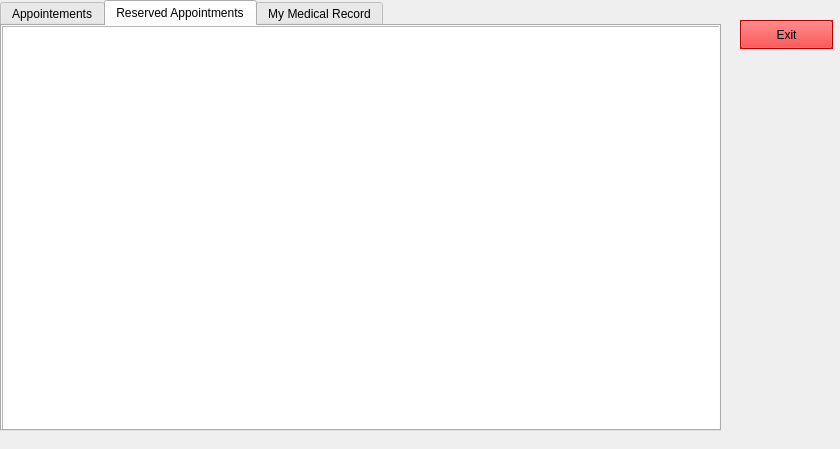
<?xml version="1.0" encoding="UTF-8"?>
<ui version="4.0">
 <class>user</class>
 <widget class="QWidget" name="user">
  <property name="geometry">
   <rect>
    <x>0</x>
    <y>0</y>
    <width>840</width>
    <height>449</height>
   </rect>
  </property>
  <property name="windowTitle">
   <string>Form</string>
  </property>
  <widget class="QLabel" name="bglabel">
   <property name="geometry">
    <rect>
     <x>0</x>
     <y>0</y>
     <width>831</width>
     <height>481</height>
    </rect>
   </property>
   <property name="text">
    <string/>
   </property>
  </widget>
  <widget class="QTabWidget" name="tabWidget">
   <property name="geometry">
    <rect>
     <x>0</x>
     <y>0</y>
     <width>721</width>
     <height>431</height>
    </rect>
   </property>
   <property name="currentIndex">
    <number>1</number>
   </property>
   <widget class="QWidget" name="tab">
    <attribute name="title">
     <string>Appointements</string>
    </attribute>
    <widget class="QTableWidget" name="appointments">
     <property name="geometry">
      <rect>
       <x>0</x>
       <y>0</y>
       <width>721</width>
       <height>411</height>
      </rect>
     </property>
    </widget>
   </widget>
   <widget class="QWidget" name="tab_2">
    <attribute name="title">
     <string>Reserved Appointments</string>
    </attribute>
    <widget class="QTableWidget" name="ownAppointments">
     <property name="geometry">
      <rect>
       <x>0</x>
       <y>0</y>
       <width>721</width>
       <height>411</height>
      </rect>
     </property>
    </widget>
   </widget>
   <widget class="QWidget" name="tab_4">
    <attribute name="title">
     <string>My Medical Record</string>
    </attribute>
    <widget class="QLabel" name="recordlabel">
     <property name="geometry">
      <rect>
       <x>110</x>
       <y>100</y>
       <width>501</width>
       <height>191</height>
      </rect>
     </property>
     <property name="autoFillBackground">
      <bool>true</bool>
     </property>
     <property name="text">
      <string>:</string>
     </property>
    </widget>
   </widget>
  </widget>
  <widget class="QPushButton" name="pushButton">
   <property name="geometry">
    <rect>
     <x>740</x>
     <y>20</y>
     <width>93</width>
     <height>29</height>
    </rect>
   </property>
   <property name="palette">
    <palette>
     <active>
      <colorrole role="WindowText">
       <brush brushstyle="SolidPattern">
        <color alpha="255">
         <red>0</red>
         <green>0</green>
         <blue>0</blue>
        </color>
       </brush>
      </colorrole>
      <colorrole role="Button">
       <brush brushstyle="SolidPattern">
        <color alpha="255">
         <red>255</red>
         <green>0</green>
         <blue>0</blue>
        </color>
       </brush>
      </colorrole>
      <colorrole role="Light">
       <brush brushstyle="SolidPattern">
        <color alpha="255">
         <red>255</red>
         <green>127</green>
         <blue>127</blue>
        </color>
       </brush>
      </colorrole>
      <colorrole role="Midlight">
       <brush brushstyle="SolidPattern">
        <color alpha="255">
         <red>255</red>
         <green>63</green>
         <blue>63</blue>
        </color>
       </brush>
      </colorrole>
      <colorrole role="Dark">
       <brush brushstyle="SolidPattern">
        <color alpha="255">
         <red>127</red>
         <green>0</green>
         <blue>0</blue>
        </color>
       </brush>
      </colorrole>
      <colorrole role="Mid">
       <brush brushstyle="SolidPattern">
        <color alpha="255">
         <red>170</red>
         <green>0</green>
         <blue>0</blue>
        </color>
       </brush>
      </colorrole>
      <colorrole role="Text">
       <brush brushstyle="SolidPattern">
        <color alpha="255">
         <red>0</red>
         <green>0</green>
         <blue>0</blue>
        </color>
       </brush>
      </colorrole>
      <colorrole role="BrightText">
       <brush brushstyle="SolidPattern">
        <color alpha="255">
         <red>255</red>
         <green>255</green>
         <blue>255</blue>
        </color>
       </brush>
      </colorrole>
      <colorrole role="ButtonText">
       <brush brushstyle="SolidPattern">
        <color alpha="255">
         <red>0</red>
         <green>0</green>
         <blue>0</blue>
        </color>
       </brush>
      </colorrole>
      <colorrole role="Base">
       <brush brushstyle="SolidPattern">
        <color alpha="255">
         <red>255</red>
         <green>255</green>
         <blue>255</blue>
        </color>
       </brush>
      </colorrole>
      <colorrole role="Window">
       <brush brushstyle="SolidPattern">
        <color alpha="255">
         <red>255</red>
         <green>0</green>
         <blue>0</blue>
        </color>
       </brush>
      </colorrole>
      <colorrole role="Shadow">
       <brush brushstyle="SolidPattern">
        <color alpha="255">
         <red>0</red>
         <green>0</green>
         <blue>0</blue>
        </color>
       </brush>
      </colorrole>
      <colorrole role="AlternateBase">
       <brush brushstyle="SolidPattern">
        <color alpha="255">
         <red>255</red>
         <green>127</green>
         <blue>127</blue>
        </color>
       </brush>
      </colorrole>
      <colorrole role="ToolTipBase">
       <brush brushstyle="SolidPattern">
        <color alpha="255">
         <red>255</red>
         <green>255</green>
         <blue>220</blue>
        </color>
       </brush>
      </colorrole>
      <colorrole role="ToolTipText">
       <brush brushstyle="SolidPattern">
        <color alpha="255">
         <red>0</red>
         <green>0</green>
         <blue>0</blue>
        </color>
       </brush>
      </colorrole>
      <colorrole role="PlaceholderText">
       <brush brushstyle="SolidPattern">
        <color alpha="127">
         <red>0</red>
         <green>0</green>
         <blue>0</blue>
        </color>
       </brush>
      </colorrole>
      <colorrole role="Accent">
       <brush brushstyle="SolidPattern">
        <color alpha="255">
         <red>255</red>
         <green>255</green>
         <blue>255</blue>
        </color>
       </brush>
      </colorrole>
     </active>
     <inactive>
      <colorrole role="WindowText">
       <brush brushstyle="SolidPattern">
        <color alpha="255">
         <red>0</red>
         <green>0</green>
         <blue>0</blue>
        </color>
       </brush>
      </colorrole>
      <colorrole role="Button">
       <brush brushstyle="SolidPattern">
        <color alpha="255">
         <red>255</red>
         <green>0</green>
         <blue>0</blue>
        </color>
       </brush>
      </colorrole>
      <colorrole role="Light">
       <brush brushstyle="SolidPattern">
        <color alpha="255">
         <red>255</red>
         <green>127</green>
         <blue>127</blue>
        </color>
       </brush>
      </colorrole>
      <colorrole role="Midlight">
       <brush brushstyle="SolidPattern">
        <color alpha="255">
         <red>255</red>
         <green>63</green>
         <blue>63</blue>
        </color>
       </brush>
      </colorrole>
      <colorrole role="Dark">
       <brush brushstyle="SolidPattern">
        <color alpha="255">
         <red>127</red>
         <green>0</green>
         <blue>0</blue>
        </color>
       </brush>
      </colorrole>
      <colorrole role="Mid">
       <brush brushstyle="SolidPattern">
        <color alpha="255">
         <red>170</red>
         <green>0</green>
         <blue>0</blue>
        </color>
       </brush>
      </colorrole>
      <colorrole role="Text">
       <brush brushstyle="SolidPattern">
        <color alpha="255">
         <red>0</red>
         <green>0</green>
         <blue>0</blue>
        </color>
       </brush>
      </colorrole>
      <colorrole role="BrightText">
       <brush brushstyle="SolidPattern">
        <color alpha="255">
         <red>255</red>
         <green>255</green>
         <blue>255</blue>
        </color>
       </brush>
      </colorrole>
      <colorrole role="ButtonText">
       <brush brushstyle="SolidPattern">
        <color alpha="255">
         <red>0</red>
         <green>0</green>
         <blue>0</blue>
        </color>
       </brush>
      </colorrole>
      <colorrole role="Base">
       <brush brushstyle="SolidPattern">
        <color alpha="255">
         <red>255</red>
         <green>255</green>
         <blue>255</blue>
        </color>
       </brush>
      </colorrole>
      <colorrole role="Window">
       <brush brushstyle="SolidPattern">
        <color alpha="255">
         <red>255</red>
         <green>0</green>
         <blue>0</blue>
        </color>
       </brush>
      </colorrole>
      <colorrole role="Shadow">
       <brush brushstyle="SolidPattern">
        <color alpha="255">
         <red>0</red>
         <green>0</green>
         <blue>0</blue>
        </color>
       </brush>
      </colorrole>
      <colorrole role="AlternateBase">
       <brush brushstyle="SolidPattern">
        <color alpha="255">
         <red>255</red>
         <green>127</green>
         <blue>127</blue>
        </color>
       </brush>
      </colorrole>
      <colorrole role="ToolTipBase">
       <brush brushstyle="SolidPattern">
        <color alpha="255">
         <red>255</red>
         <green>255</green>
         <blue>220</blue>
        </color>
       </brush>
      </colorrole>
      <colorrole role="ToolTipText">
       <brush brushstyle="SolidPattern">
        <color alpha="255">
         <red>0</red>
         <green>0</green>
         <blue>0</blue>
        </color>
       </brush>
      </colorrole>
      <colorrole role="PlaceholderText">
       <brush brushstyle="SolidPattern">
        <color alpha="127">
         <red>0</red>
         <green>0</green>
         <blue>0</blue>
        </color>
       </brush>
      </colorrole>
      <colorrole role="Accent">
       <brush brushstyle="SolidPattern">
        <color alpha="255">
         <red>255</red>
         <green>255</green>
         <blue>255</blue>
        </color>
       </brush>
      </colorrole>
     </inactive>
     <disabled>
      <colorrole role="WindowText">
       <brush brushstyle="SolidPattern">
        <color alpha="255">
         <red>127</red>
         <green>0</green>
         <blue>0</blue>
        </color>
       </brush>
      </colorrole>
      <colorrole role="Button">
       <brush brushstyle="SolidPattern">
        <color alpha="255">
         <red>255</red>
         <green>0</green>
         <blue>0</blue>
        </color>
       </brush>
      </colorrole>
      <colorrole role="Light">
       <brush brushstyle="SolidPattern">
        <color alpha="255">
         <red>255</red>
         <green>127</green>
         <blue>127</blue>
        </color>
       </brush>
      </colorrole>
      <colorrole role="Midlight">
       <brush brushstyle="SolidPattern">
        <color alpha="255">
         <red>255</red>
         <green>63</green>
         <blue>63</blue>
        </color>
       </brush>
      </colorrole>
      <colorrole role="Dark">
       <brush brushstyle="SolidPattern">
        <color alpha="255">
         <red>127</red>
         <green>0</green>
         <blue>0</blue>
        </color>
       </brush>
      </colorrole>
      <colorrole role="Mid">
       <brush brushstyle="SolidPattern">
        <color alpha="255">
         <red>170</red>
         <green>0</green>
         <blue>0</blue>
        </color>
       </brush>
      </colorrole>
      <colorrole role="Text">
       <brush brushstyle="SolidPattern">
        <color alpha="255">
         <red>127</red>
         <green>0</green>
         <blue>0</blue>
        </color>
       </brush>
      </colorrole>
      <colorrole role="BrightText">
       <brush brushstyle="SolidPattern">
        <color alpha="255">
         <red>255</red>
         <green>255</green>
         <blue>255</blue>
        </color>
       </brush>
      </colorrole>
      <colorrole role="ButtonText">
       <brush brushstyle="SolidPattern">
        <color alpha="255">
         <red>127</red>
         <green>0</green>
         <blue>0</blue>
        </color>
       </brush>
      </colorrole>
      <colorrole role="Base">
       <brush brushstyle="SolidPattern">
        <color alpha="255">
         <red>255</red>
         <green>0</green>
         <blue>0</blue>
        </color>
       </brush>
      </colorrole>
      <colorrole role="Window">
       <brush brushstyle="SolidPattern">
        <color alpha="255">
         <red>255</red>
         <green>0</green>
         <blue>0</blue>
        </color>
       </brush>
      </colorrole>
      <colorrole role="Shadow">
       <brush brushstyle="SolidPattern">
        <color alpha="255">
         <red>0</red>
         <green>0</green>
         <blue>0</blue>
        </color>
       </brush>
      </colorrole>
      <colorrole role="AlternateBase">
       <brush brushstyle="SolidPattern">
        <color alpha="255">
         <red>255</red>
         <green>0</green>
         <blue>0</blue>
        </color>
       </brush>
      </colorrole>
      <colorrole role="ToolTipBase">
       <brush brushstyle="SolidPattern">
        <color alpha="255">
         <red>255</red>
         <green>255</green>
         <blue>220</blue>
        </color>
       </brush>
      </colorrole>
      <colorrole role="ToolTipText">
       <brush brushstyle="SolidPattern">
        <color alpha="255">
         <red>0</red>
         <green>0</green>
         <blue>0</blue>
        </color>
       </brush>
      </colorrole>
      <colorrole role="PlaceholderText">
       <brush brushstyle="SolidPattern">
        <color alpha="127">
         <red>127</red>
         <green>0</green>
         <blue>0</blue>
        </color>
       </brush>
      </colorrole>
      <colorrole role="Accent">
       <brush brushstyle="SolidPattern">
        <color alpha="255">
         <red>255</red>
         <green>76</green>
         <blue>76</blue>
        </color>
       </brush>
      </colorrole>
     </disabled>
    </palette>
   </property>
   <property name="autoFillBackground">
    <bool>true</bool>
   </property>
   <property name="text">
    <string>Exit</string>
   </property>
   <property name="icon">
    <iconset theme="application-exit"/>
   </property>
   <property name="checkable">
    <bool>false</bool>
   </property>
   <property name="autoDefault">
    <bool>false</bool>
   </property>
   <property name="default">
    <bool>false</bool>
   </property>
   <property name="flat">
    <bool>false</bool>
   </property>
  </widget>
 </widget>
 <resources/>
 <connections/>
</ui>
